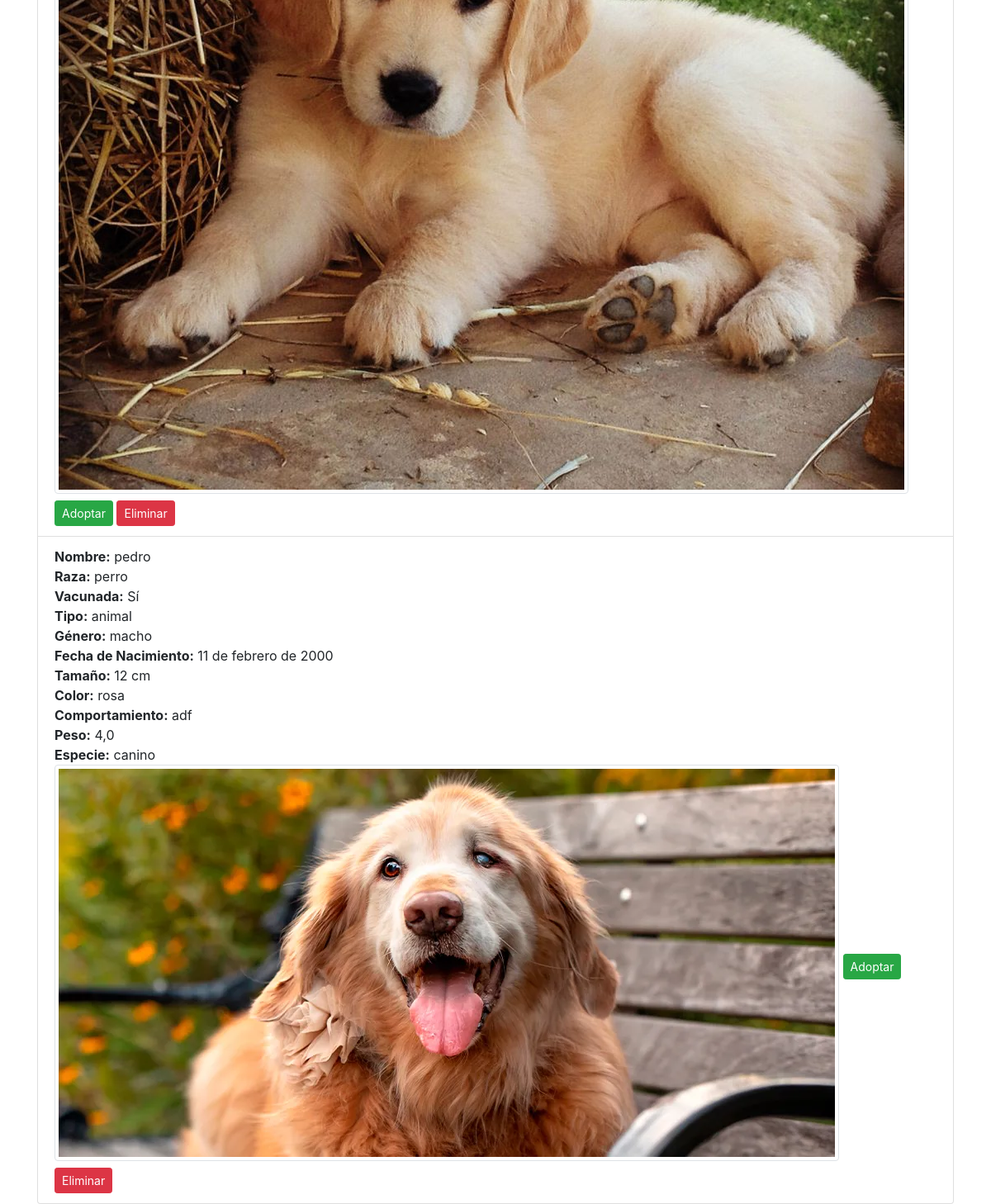
The app's page /listado_mascotas/ (lower part), older data.
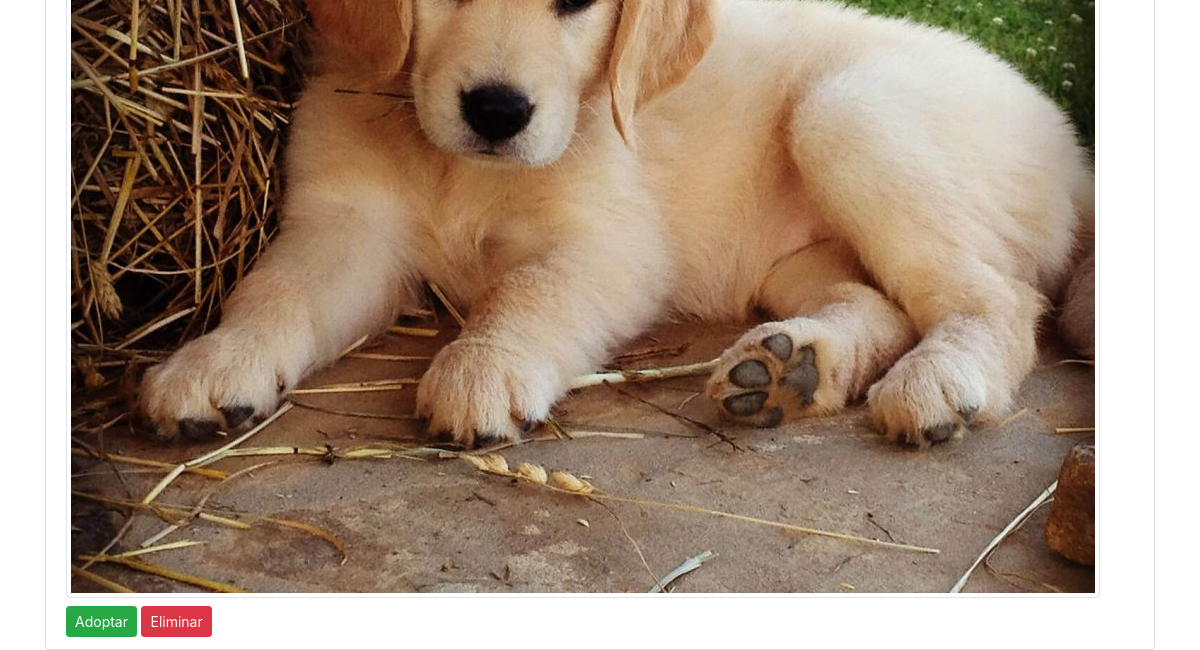
The same page, newer data.
### mascotas/models.py (models this page shows, shortened)
class Mascota(models.Model):
    id_mascotas = models.AutoField(primary_key=True)
    rut_usuario = models.ForeignKey('mascotas.Usuario', related_name='mascotas', on_delete=models.CASCADE)
    nombre_m = models.CharField(max_length=100)
    raza_m = models.CharField(max_length=100)
    vacuna_m = models.BooleanField(default=False)
    tipo_m = models.CharField(max_length=100)
    genero_m = models.CharField(max_length=10)
    fecha_nac_m = models.DateField()
    tamaño_m = models.CharField(max_length=20)
    color_m = models.CharField(max_length=50)
    comportamiento_m = models.TextField()
    peso_m = models.FloatField()
    especie_m = models.CharField(max_length=50)
    imagen = models.ImageField(upload_to='uploads', blank=True, null=True)
    class Meta:
        app_label = 'mascotas'

### mascotas/views.py (the view)
# urls.py: path('listado_mascotas/', views.listado_mascotas, name='listado_mascotas'),
def listado_mascotas(request):
    mascotas = Mascota.objects.all()
    return render(request, 'mascotas/listado_mascotas.html', {'mascotas': mascotas})

### mascotas/templates/mascotas/listado_mascotas.html (shortened to what this page needs)
<!DOCTYPE html>
<html lang="es">
<head>
    <link rel="stylesheet" href="https://stackpath.bootstrapcdn.com/bootstrap/4.5.2/css/bootstrap.min.css">
</head>
<body class="container mt-5">
    <ul class="list-group">
        {% for mascota in mascotas %}
            <li class="list-group-item">
                <strong>Nombre:</strong> {{ mascota.nombre_m }}<br>
                <strong>Raza:</strong> {{ mascota.raza_m }}<br>
                <strong>Vacunada:</strong> {% if mascota.vacuna_m %}Sí{% else %}No{% endif %}<br>
                <strong>Tipo:</strong> {{ mascota.tipo_m }}<br>
                <strong>Género:</strong> {{ mascota.genero_m }}<br>
                <strong>Fecha de Nacimiento:</strong> {{ mascota.fecha_nac_m }}<br>
                <strong>Tamaño:</strong> {{ mascota.tamaño_m }}<br>
                <strong>Color:</strong> {{ mascota.color_m }}<br>
                <strong>Comportamiento:</strong> {{ mascota.comportamiento_m }}<br>
                <strong>Peso:</strong> {{ mascota.peso_m }}<br>
                <strong>Especie:</strong> {{ mascota.especie_m }}<br>
                {% if mascota.imagen %}
                <img src="{{ mascota.imagen.url }}" alt="Imagen de {{ mascota.nombre_m }}" class="img-thumbnail">
                {% endif %}
                <a href="{% url 'adoptar_mascota' mascota.id_mascotas %}" class="btn btn-success btn-sm mt-2">Adoptar</a>
                <form method="post" action="{% url 'eliminar_mascota' mascota.id_mascotas %}" style="display:inline;">
                    <button type="submit" class="btn btn-danger btn-sm mt-2">Eliminar</button>
                </form>
            </li>
        {% endfor %}
    </ul>
</body>
</html>

Row changes from the older to the newer data that the page shows:
removed Mascota: nombre_m "pedro", raza_m "perro", vacuna_m "Sí", tipo_m "animal", genero_m "macho", fecha_nac_m "11 de febrero de 2000", tamaño_m "12 cm", color_m "rosa", comportamiento_m "adf", peso_m "4,0", especie_m "canino", imagen (picture)
